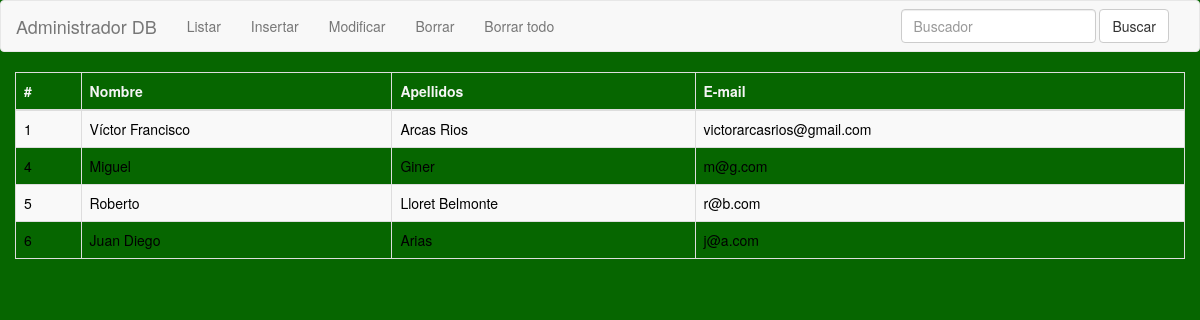
The page / on the database its author committed.
### tables this page shows
CREATE TABLE IF NOT EXISTS `personas` (
  `id` bigint(20) unsigned NOT NULL AUTO_INCREMENT,
  `nombre` varchar(30) NOT NULL,
  `apellidos` varchar(30) NOT NULL,
  `email` varchar(30) NOT NULL,
  PRIMARY KEY (`id`),
  UNIQUE KEY `id` (`id`),
  UNIQUE KEY `email` (`email`)
);

### src/functions.php (called while the page is built, shortened)
<?php
function render($view, $args = array()) {
    require "src/views/{$view}.php";
    $content = ob_get_clean();
    require "src/views/layouts/default.php";
}

### index.php (called while the page is built)
<?php
require "src/config.php";
require "src/functions.php";
require "src/router.php";

### src/config.php (called while the page is built, shortened)
<?php
class db extends PDO{
	private static $instance;
	public function __construct(){
		$db = array(
			"host" => "localhost",
			"name" => "mantenimiento",
			"user" => "root",
			"pass" => "root",
			array(
				PDO::ATTR_EMULATE_PREPARES => false,
				PDO::ATTR_ERRMODE => PDO::ERRMODE_EXCEPTION
				)
		);
	}
	public static function singleton(){
		if( self::$instance == null )
			self::$instance = new self();
		return self::$instance;
	}
}

### src/models/People.php (called while the page is built, shortened)
<?php
class People{
	public static function getAll(){
		$select = "SELECT * FROM ".self::TABLE;
		return db::singleton()->query($select)->fetchAll();
	}
}

### src/views/list.php (the view)
<table class="table table-striped table-bordered">
	<thead>
		<tr>
			<th>#</th>
			<th>Nombre</th>
			<th>Apellidos</th>
			<th>E-mail</th>
		</tr>
	</thead>
	<tbody>
		<?php
		if( isset($list) ):
			foreach($list as $row):
		?>
			<tr>
				<td><?= $row['id'] ?></td>
				<td><?= $row['nombre'] ?></td>
				<td><?= $row['apellidos'] ?></td>
				<td><?= $row['email'] ?></td>
			</tr>
		<?php
			endforeach;
		endif;
		?>
	</tbody>
</table>

### src/router.php
<?php
	require "src/models/People.php";
	require "src/controllers/MainController.php";
	$controller = new MainController();
if(!isset($_GET['r'])){
	$controller->listAll();
}
else{
	$r = $_GET['r'];
	if(!method_exists($controller, $r))
		error_404();
	$controller->$r();
}

### src/controllers/MainController.php (shortened to what this page needs)
<?php
class MainController{
	public function listAll(){
		$list = People::getAll();
		if( !sizeof( $list ) )
			self::alertEmptyDB();
		else
			render( "list", array( "aux", "list" => $list ) );
	}
}

### src/views/layouts/default.php (shortened to what this page needs)
<!DOCTYPE html>
<html lang="es" xml:lang="es">
	<head>
		<link rel="stylesheet" href="assets/css/bootstrap.min.css">
		<link rel="stylesheet" href="assets/css/main.css">
	</head>
	<body>
		<?php require "src/views/layouts/navigation.php" ?>
		<section id="main" class="container-fluid">
			<?= $content ?>
		</section>
	</body>
</html>

### src/views/layouts/navigation.php (shortened to what this page needs)
<nav class="navbar navbar-default">
  <div class="container-fluid">
    <div class="navbar-header">
      <a class="navbar-brand" href="#">Administrador DB</a>
    </div>
    <div class="collapse navbar-collapse" id="bs-example-navbar-collapse-1">
      <ul class="nav navbar-nav">
        <li><a href="?r=listAll">Listar</a></li>
        <li><a href="?r=insert">Insertar</a></li>
        <li><a href="?r=update">Modificar</a></li>
        <li><a href="?r=delete">Borrar</a></li>
        <li><a href="?r=truncate">Borrar todo</a></li>
      </ul>
      <form class="navbar-form navbar-right" role="search" method="POST" action="?r=search">
        <div class="form-group">
          <input type="text" name="data" class="form-control" placeholder="Buscador" required>
        </div>
        <button type="submit" class="btn btn-default">Buscar</button>
      </form>
    </div>
  </div>
</nav>

### assets/css/main.css (style rules this page uses)
body, .panel { background: #066600; }
th, label { color: whitesmoke; }
td { color: black; }

### rows shown on the page
personas: id "1", nombre "Víctor Francisco", apellidos "Arcas Rios", email "victorarcasrios@gmail.com"
personas: id "4", nombre "Miguel", apellidos "Giner", email "m@g.com"
personas: id "5", nombre "Roberto", apellidos "Lloret Belmonte", email "r@b.com"
personas: id "6", nombre "Juan Diego", apellidos "Arias", email "j@a.com"
